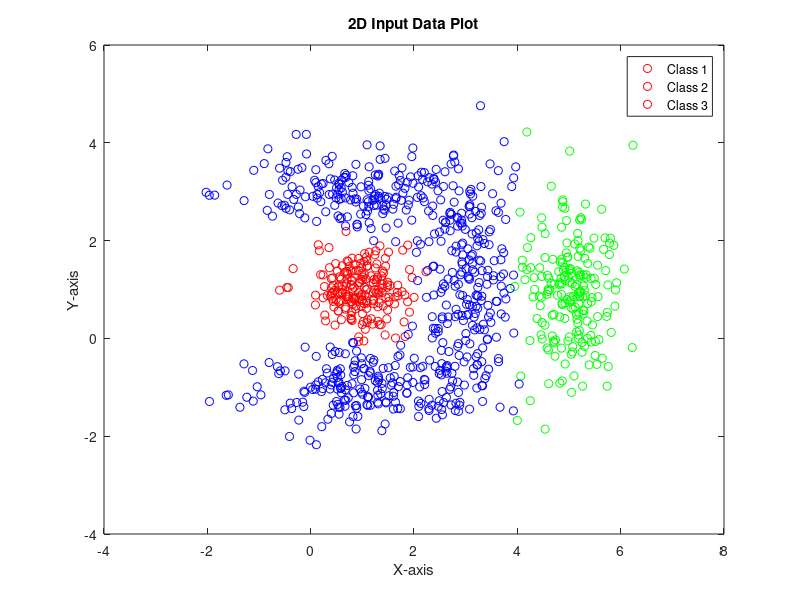

Here is the MATLAB script that generated this plot:
%%%%%%%%%%%%%%%%%%%%%%%%%%%%%%%%%%%%%%%%%%%%%%%%
%               Master in Robotics
%         Applied Artificial Intelligence
%
% Assinment 1.2: Plotting 2D Input Data
% Student: Josep Barbera Civera
% ID: 17048
% Date: 03/02/2024
%%%%%%%%%%%%%%%%%%%%%%%%%%%%%%%%%%%%%%%%%%%%%%%%

% load data_D2_C3_O1.mat
% 
% % Plot data with a color depending on the class
% x = p.value(1,:);
% y = p.value(2, :);
% 
% red = true;
% blue = true;
% green = true;
% 
% figure;
% legendHandles = cell(1, 3);
% 
% for i = 1:length(x)
%     disp(i)
% 
%     if p.class(i) == 1
%         h = plot(x(i),y(i),'ro');
%         if red
%             legendHandles{1} = h;
%             red = false;
%         end
%     elseif p.class(i) == 2
%         h = plot(x(i),y(i),'go');
%         if green
%             legendHandles{2} = h;
%             green = false;
%         end
%     elseif p.class(i) == 3
%         h = plot(x(i),y(i),'bo');
%         if blue
%             legendHandles{3} = h;
%             blue = false;
%         end
%     else
%         disp("There are more than 3 labels!")
%     end
%     hold on;
% 
% end
% 
% title('Plottin 2D Input Data');
% xlabel('X-axis');
% ylabel('Y-axis');
% legend([legendHandles{:}], 'Location', 'Best');
% saveas(gcf, 'my_plot.png');

load data_D2_C3_O1.mat

x = p.value(1,:);
y = p.value(2, :);

colors = {'ro', 'go', 'bo'};
labels = {'Class 1', 'Class 2', 'Class 3'};

figure;

for i = 1:length(x)
    if p.class(i) > 0 && p.class(i) <= 3
        plot(x(i), y(i), colors{p.class(i)});
        hold on;
    else
        disp("Invalid class label detected!");
    end
end

title('2D Input Data Plot');
xlabel('X-axis');
ylabel('Y-axis');
legend(labels, 'Location', 'Best');
saveas(gcf, 'my_plot.png');

